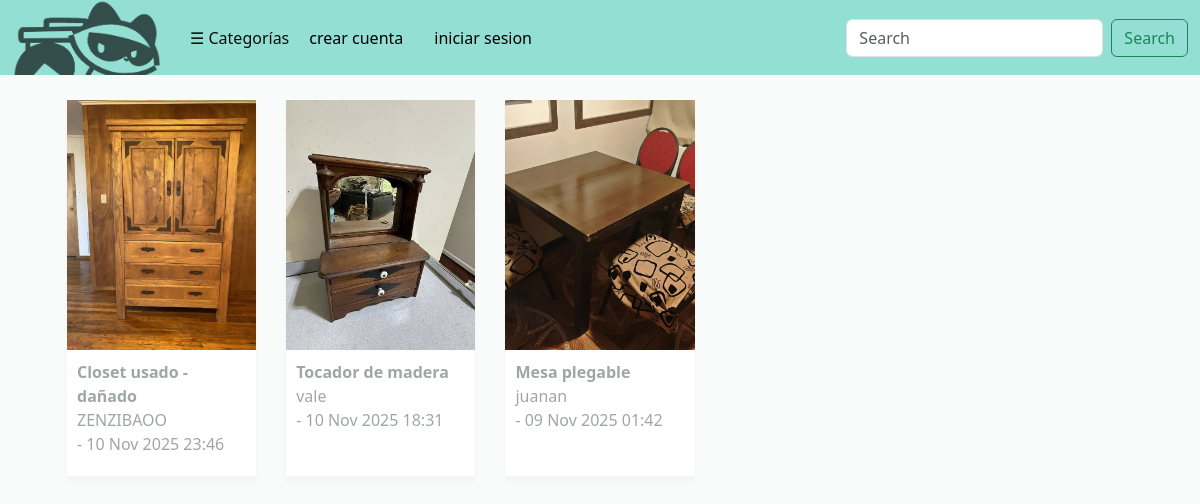
The page /?categoria=1 on the database its author committed.
### publi/models.py (models this page shows, shortened)
class publi(models.Model):
    titulo = models.CharField(max_length=25)
    descripcion = models.TextField(blank=True, max_length=110)
    creacion = models.DateTimeField(auto_now_add=True)
    usuario = models.ForeignKey(User, on_delete=models.CASCADE)
    imagen = models.ImageField(upload_to='imagenes/', blank=True)
    imagen2 = models.ImageField(upload_to='imagenes/', blank=True)
    imagen3 = models.ImageField(upload_to='imagenes/', blank=True)
    archivado = models.BooleanField(default=False)
    categorias = models.ManyToManyField(categoria)

### user/views.py (the view)
# urls.py: path('', views.hola, name = 'hola'),
def hola(request):
    if request.method == 'POST':
        logout(request)
        return redirect('hola')
    else:
        categorias = categoria.objects.all().order_by("titulo")
        filtros = {}
        if request.GET.get("categoria"):
            filtros['categorias__id'] = request.GET.get("categoria")
        if request.GET.get("search"):
            filtros['titulo__contains'] = request.GET.get("search")
        if filtros:
            publicaciones = publi.objects.filter(**filtros).order_by("-creacion")
        else:
            publicaciones = publi.objects.all().order_by("-creacion")
        try:
            img_obj = get_object_or_404(user_img, usuario=request.user.id)
            return render(request, 'hola.html', {'imagen':img_obj, 'publicaciones':publicaciones, 'categorias':categorias})
        except:
            return render(request, 'hola.html', {'publicaciones':publicaciones, 'categorias':categorias})

### user/templates/hola.html (shortened to what this page needs)
<!DOCTYPE html>
{% load static %}
<html lang="es">
<head>
    <link rel="stylesheet" href="https://cdn.jsdelivr.net/npm/bootstrap@5.3.8/dist/css/bootstrap.min.css">
    <link rel="stylesheet" href="https://cdn.jsdelivr.net/npm/bootstrap-icons@1.11.3/font/bootstrap-icons.min.css">
    <link rel="stylesheet" href="{% static 'home.css' %}">
</head>
<body style="background-color: rgba(242, 247, 248, 0.44);">
    <nav class="navbar navbar-expand-lg" style="background-color: #1abea374;" data-bs-theme="light">
        <div class="container-fluid">
            <a class="navbar-brand" href="/">
                <img style="width: 150px; height: 75px; margin-bottom:-13px;margin-top: -13px; opacity:0.65" src="\static\img\small_logo.png" alt="Bin2Bin"/>
            </a>
            {% if request.path == "/" %}
                <ul class="navbar-nav me-auto mb-2 mb-lg-0">
                    <button class="btn btn-openpanel" onclick="openNav()">☰ Categorías</button>
                </ul>
            {% endif %}
            <div class="collapse navbar-collapse" id="navbarSupportedContent">
                <ul class="navbar-nav me-auto mb-2 mb-lg-0">
                    {% if not user.is_authenticated %}
                        <li>
                            <form action="/signup/" method="GET">
                                <button class="nav-link active">
                                    crear cuenta
                                </button>
                            </form>
                        </li>
                        <li>
                            <form action="/signin/">
                                <button class="nav-link active">
                                    iniciar sesion
                                </button>
                            </form>
                        </li>
                        {% endif %}
                </ul>
                {% if request.path == "/" %}
                    <form class="d-flex" role="search" action="/">
                        <input class="form-control me-2" type="search" name="search" placeholder="Search" aria-label="Search"/>
                        <button class="btn btn-outline-success" type="submit">Search</button>
                    </form>
                {% endif %}
            </div>
        </div>
    </nav>
    {% block content %}
        {% load static %}
    <div class="container">
        <div class="publicaciones">
                {% for pub in publicaciones %}
                {% if pub.archivado == False %}
                <div class="card-publi">
                    {% if pub.imagen.url != blank %}
                    <a href="{% url 'post' pub.id %}">
                            <img src="{{pub.imagen.url}}"
                            alt="{{pub.titulo}}"/>
                    {% else %}
                        <div>
                            <img src="\static\img\noimg.jpg"/>
                        </div>
                    </a>
                    {% endif %}
                    <div class="details">
                        <a href="{% url 'post' pub.id %}">
                        <strong>{{ pub.titulo }}</strong>
                        <br>{{ pub.usuario }}<br> - {{ pub.creacion|date:"d M Y H:i" }}
                        </a>
                    </div>
                </div>
                {% endif %}
                {% empty %}
                    {% if request.path != "/perfil/" %}
                        <li>No se han encontrado publicaciones.</li>
                    {% else %}
                        <li>No has publicado nada todavía.</li>
                    {% endif %}
                {% endfor %}
            </div>
        </div>
    {% endblock %}
</body>
</html>

### user/static/home.css (style rules this page uses)
:root { --primary-color: #1abea374; --secondary-color: rgba(63, 79, 74, 0.503); --border: rgba(50, 65, 65, 0.196); --box-shadow: 0px 5px 5px rgba(0, 0, 0, 0.053); }
.publicaciones { display: grid; grid-template-columns: repeat(5,1fr); column-width: 100%; gap: 30px; border-radius: 8px; flex-direction: column; padding: 25px; }
.card-publi { transition: transform 0.2s ease-in, box-shadow 0.2s ease; display: flex; flex-direction: column; background-color: white; box-shadow: 0px 5px 5px rgba(0, 0, 0, 0.03); }
.card-publi img { height: 250px; width: 100%; object-fit: cover; }
.details { padding: 10px 20px 20px 10px; }
.details a { color: var(--secondary-color); text-decoration: none; }
.btn-openpanel { background-color:#4f9e9100; color:rgb(8, 14, 11); border:none; font-size: 1.0rem; }
.navbar-nav { display: flex; align-items: center; gap: 15px; }
.navbar-nav .nav-item a, .navbar-nav .btn-openpanel { display: flex; align-items: center; justify-content: center; }
.navbar-brand { transition: opacity 0.2s ease-in }

### rows shown on the page
publi: imagen (picture), titulo "Closet usado - dañado", usuario "ZENZIBAOO", creacion "10 Nov 2025 23:46"
publi: imagen (picture), titulo "Tocador de madera", usuario "vale", creacion "10 Nov 2025 18:31"
publi: imagen (picture), titulo "Mesa plegable", usuario "juanan", creacion "09 Nov 2025 01:42"
